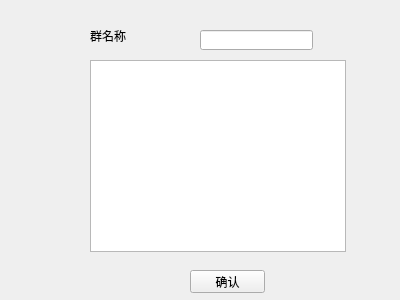
<?xml version="1.0" encoding="UTF-8"?>
<ui version="4.0">
 <class>group</class>
 <widget class="QWidget" name="group">
  <property name="geometry">
   <rect>
    <x>0</x>
    <y>0</y>
    <width>400</width>
    <height>300</height>
   </rect>
  </property>
  <property name="windowTitle">
   <string>Form</string>
  </property>
  <widget class="QListWidget" name="listWidget">
   <property name="geometry">
    <rect>
     <x>90</x>
     <y>60</y>
     <width>256</width>
     <height>192</height>
    </rect>
   </property>
  </widget>
  <widget class="QPushButton" name="pushButton">
   <property name="geometry">
    <rect>
     <x>190</x>
     <y>270</y>
     <width>75</width>
     <height>23</height>
    </rect>
   </property>
   <property name="text">
    <string>确认</string>
   </property>
  </widget>
  <widget class="QLineEdit" name="lineEdit">
   <property name="geometry">
    <rect>
     <x>200</x>
     <y>30</y>
     <width>113</width>
     <height>20</height>
    </rect>
   </property>
  </widget>
  <widget class="QLabel" name="label">
   <property name="geometry">
    <rect>
     <x>90</x>
     <y>30</y>
     <width>54</width>
     <height>12</height>
    </rect>
   </property>
   <property name="text">
    <string>群名称</string>
   </property>
  </widget>
 </widget>
 <resources/>
 <connections/>
</ui>
